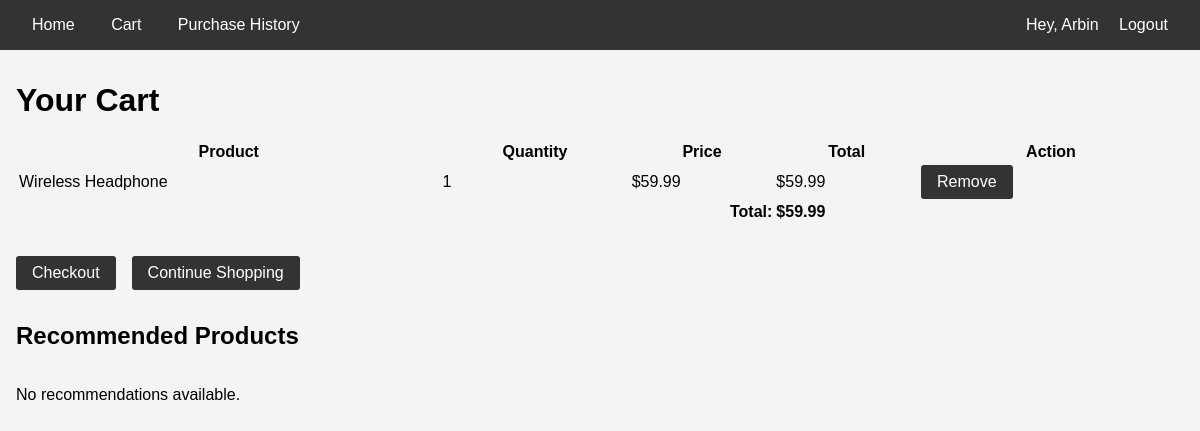
Page /products/cart/ (signed in) on the committed database.
### accounts/models.py (models this page shows, shortened)
class User(AbstractUser):
    is_admin = models.BooleanField(default=False)

### products/models.py (models this page shows, shortened)
class Cart(models.Model):
    user = models.ForeignKey(User, on_delete=models.CASCADE)
    product = models.ForeignKey(Product, on_delete=models.CASCADE)
    quantity = models.PositiveIntegerField(default=1)
    added_at = models.DateTimeField(auto_now_add=True)
    class Meta:
        unique_together = ('user', 'product')

class Product(models.Model):
    category = models.ForeignKey(Category, on_delete=models.CASCADE)
    name = models.CharField(max_length=255)
    description = models.TextField()
    price = models.DecimalField(max_digits=10, decimal_places=2)

### products/views.py (the view)
# urls.py: path('cart/', views.cart_view, name='cart'),
@login_required
def cart_view(request):
    cart_items = Cart.objects.filter(user=request.user).select_related('product')
    total_price = sum(item.product.price * item.quantity for item in cart_items)
    recommended_ids = get_recommendations_from_api(request.user.id)
    recommendations = Product.objects.filter(id__in=recommended_ids)
    return render(request, 'products/cart.html', {
        'cart_items': cart_items,
        'total_price': total_price,
        'recommendations': recommendations
    })

### products/templatetags/custom_filters.py (called while the page is built)
@register.filter
def mul(value, arg):
    return value * arg

### products/views.py (called while the page is built)
def get_recommendations_from_api(user_id, product_id=None):
    try:
        params = {'user_id': user_id}
        if product_id:
            params['product_id'] = product_id
        response = requests.get(
            FASTAPI_URL,
            params=params,
            timeout=3  # 3 second timeout
        )
        response.raise_for_status()  # Raises exception for 4XX/5XX status codes
        return response.json().get('recommendations', [])
    except requests.exceptions.RequestException as e:
        logger.error(f"Failed to get recommendations: {str(e)}")
        return []

### templates/products/cart.html
{% extends "base_user.html" %}
{% block content %}
{% load custom_filters %}
<h1>Your Cart</h1>
{% if cart_items %}
<table style="width: 100%; margin-bottom: 2rem;">
    <thead>
        <tr>
            <th>Product</th>
            <th>Quantity</th>
            <th>Price</th>
            <th>Total</th>
            <th>Action</th>
        </tr>
    </thead>
    <tbody>
        {% for item in cart_items %}
        <tr>
            <td>{{ item.product.name }}</td>
            <td>{{ item.quantity }}</td>
            <td>${{ item.product.price }}</td>
            <td>${{ item.product.price|mul:item.quantity }}</td>
            <td><a href="{% url 'remove_from_cart' item.product.id %}" class="btn">Remove</a></td>
        </tr>
        {% endfor %}
    </tbody>
    <tfoot>
        <tr>
            <td colspan="3" style="text-align: right;"><strong>Total:</strong></td>
            <td><strong>${{ total_price }}</strong></td>
            <td></td>
        </tr>
    </tfoot>
</table>
<div style="display: flex; gap: 1rem; margin-bottom: 2rem;">
    <a href="{% url 'checkout' %}" class="btn">Checkout</a>
    <a href="{% url 'product_list' %}" class="btn">Continue Shopping</a>
</div>
<h2>Recommended Products</h2>
<div class="recommendations" style="display: grid; grid-template-columns: repeat(auto-fill, minmax(250px, 1fr)); gap: 1rem;">
    {% for product in recommendations %}
    <div class="product-card">
        <h3>{{ product.name }}</h3>
        <p>Category: {{ product.category.name }}</p>
        <p>Price: ${{ product.price }}</p>
        <div style="display: flex; gap: 1rem;">
            <a href="{% url 'product_detail' product.id %}" class="btn">View Product</a>
            <a href="{% url 'add_to_cart' product.id %}" class="btn">Add to Cart</a>
        </div>
    </div>
    {% empty %}
    <p>No recommendations available.</p>
    {% endfor %}
</div>
{% else %}
<p>Your cart is empty.</p>
<a href="{% url 'product_list' %}" class="btn">Continue Shopping</a>
{% endif %}
{% endblock %}

### templates/base_user.html (shortened to what this page needs)
<!DOCTYPE html>
<html lang="en">
<head>
</head>
<body>
    <nav class="navbar">
        <div>
            <a href="{% url 'product_list' %}">Home</a>
            <a href="{% url 'cart' %}">Cart</a>
            <a href="{% url 'purchase_history' %}">Purchase History</a>
        </div>
        <div>
            <span>Hey, {{ request.user.username }}</span>
            <a href="{% url 'logout' %}">Logout</a>
        </div>
    </nav>
    <div class="container">
        {% block content %}
        {% endblock %}
    </div>
</body>
</html>

### templates/base_user.html (style rules this page uses)
body { font-family: Arial, sans-serif; margin: 0; padding: 0; background-color: #f4f4f4; }
.navbar { background-color: #333; color: white; padding: 1rem; display: flex; justify-content: space-between; align-items: center; }
.navbar a { color: white; text-decoration: none; margin: 0 1rem; }
.container { max-width: 1200px; margin: 2rem auto; padding: 0 1rem; }
.btn { display: inline-block; background: #333; color: white; padding: 0.5rem 1rem; border: none; border-radius: 3px; cursor: pointer; text-decoration: none; }

### rows in the picture
User: user.username "Arbin"
Cart: product.name "Wireless Headphone", quantity "1", product.price "59.99", product.price|mul "59.99"

### other values in the picture
{{ total_price }} "59.99"
